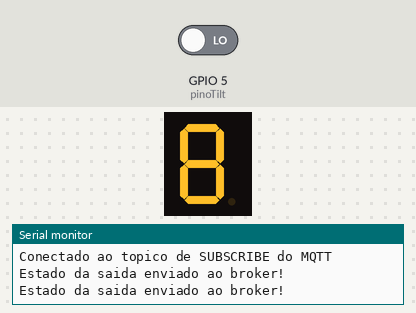
Recording of a sketch running on a simulated ESP8266 (NodeMCU). Shown: 1-digit seven-segment display, the last lines printed to the serial monitor. Wiring (inferred from the names in the program): 1-digit 7-segment display, segments lit when LOW: segments GPIO 12, GPIO 13, GPIO 9, GPIO 8, GPIO 7, GPIO 11, GPIO 10. The test bench sets the inputs (shaded band); at power-on: GPIO 5 (pinoTilt) LOW. WiFi joins after 1.5 s; servers stay silent unless stated; random numbers use the default seed unless the sketch sets one; no MQTT or app messages arrive unless stated; the segment pins are drawn as the display they are named for.

Above: at 2.7 s.
2.8 s: GPIO 5 (pinoTilt) driven HIGH
At 3.65 s:
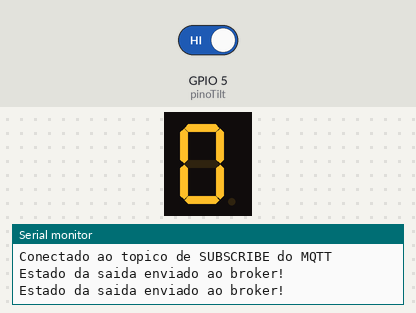
At 7.3 s:
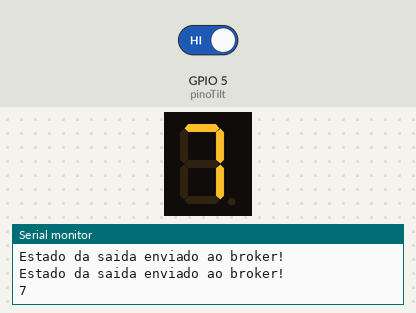
9.8 s: GPIO 5 (pinoTilt) driven LOW
Timing chart, 0 to 12.8 s (numbered marks = the images above; inputs shaded):
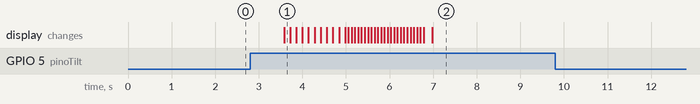

The sketch:

dadoVirtual.ino
```cpp
int segE = 7;
int segD = 8;
int segC = 9;
int segB = 13;
int segA = 12;
int segF = 11;
int segG = 10;

#include <ESP8266WiFi.h>
#include <PubSubClient.h>

#define ID_MQTT  "GancedoAut"

#define TOPICO_SUBSCRIBE "MQTTFlopEnvia"     //tópico MQTT de escuta
#define TOPICO_PUBLISH   "MQTTFlopRecebe"    //tópico MQTT de envio de informações para Broker

// WIFI
const char* SSID = "mateusgancedo5g";
const char* PASSWORD = "gancedo152018";

// MQTT
const char* BROKER_MQTT = "iot.eclipse.org";
int BROKER_PORT = 1883;

WiFiClient espClient;
PubSubClient MQTT(espClient);
char EstadoSaida = '0';

void iniciaWifi();
void iniciaMQTT();
void reconectWiFi();
void mqtt_callback(char* topic, byte* payload, unsigned int length);
void VerificaConexoesWiFIEMQTT(void);

int pinoTilt = 5;

void setup()
{
  pinMode(segE, OUTPUT);
  pinMode(segD, OUTPUT);
  pinMode(segC, OUTPUT);
  pinMode(segB, OUTPUT);
  pinMode(segA, OUTPUT);
  pinMode(segF, OUTPUT);
  pinMode(segG, OUTPUT);
  pinMode(pinoTilt, INPUT);

  iniciaWifi();
  iniciaMQTT();

  Serial.begin(9600);
}

void iniciaWifi()
{
    delay(10);
    Serial.print("Conectando no WiFi");
    Serial.println(SSID);

    reconectWiFi();
}

void iniciaMQTT()
{
    MQTT.setServer(BROKER_MQTT, BROKER_PORT);
    MQTT.setCallback(mqtt_callback);
}

void mqtt_callback(char* topic, byte* payload, unsigned int length)
{
    String msg;

    for(int i = 0; i < length; i++)
    {
       char c = (char)payload[i];
       msg += c;
    }

    if (msg.equals("L"))
    {
        EstadoSaida = '1';
    }

    if (msg.equals("D"))
    {
        EstadoSaida = '0';
    }

}

void reconnectMQTT()
{
    while (!MQTT.connected())
    {
        Serial.print("Conectando ao MQTT: ");
        Serial.println(BROKER_MQTT);
        if (MQTT.connect(ID_MQTT))
        {
            Serial.println("Conectado ao topico de SUBSCRIBE do MQTT");
            MQTT.subscribe(TOPICO_SUBSCRIBE);
        }
        else
        {
            Serial.println("Falha ao reconectar MQTT");
            Serial.println("Tetando reconexão em 1s");
            delay(1000);
        }
    }
}

void reconectWiFi()
{
    if (WiFi.status() == WL_CONNECTED)
        return;

    WiFi.begin(SSID, PASSWORD);

    while (WiFi.status() != WL_CONNECTED)
    {
        delay(100);
    }

    Serial.println();
    Serial.print("Conectado na rede");
    Serial.print(SSID);
    Serial.println("IP:");
    Serial.println(WiFi.localIP());
}

void VerificaConexoesWiFIEMQTT(void)
{
    if (!MQTT.connected())
        reconnectMQTT();

     reconectWiFi();
}

void EnviaEstadoOutputMQTT(void)
{
    if (EstadoSaida == '0')
      MQTT.publish(TOPICO_PUBLISH, "D");

    if (EstadoSaida == '1')
      MQTT.publish(TOPICO_PUBLISH, "L");

    Serial.println("Estado da saida enviado ao broker!");
    delay(1000);
}

void loop()
{

  VerificaConexoesWiFIEMQTT();

  EnviaEstadoOutputMQTT();

  MQTT.loop();

  if(digitalRead(pinoTilt) == HIGH)
  {
    iterarNumeros();
    Serial.println(jogaDado());
    delay(4000);
  }

}

int jogaDado()
{
  roletar();
  int numero = random(0,10);
  switch(numero) // Escolhe um numero aleatorio entre 0 e 9
  {
    case 0 :
    acende0();
    MQTT.publish(TOPICO_PUBLISH, "0");
    break;
    case 1 :
    acende1();
    MQTT.publish(TOPICO_PUBLISH, "1");
    break;
    case 2 :
    acende2();
    MQTT.publish(TOPICO_PUBLISH, "2");
    break;
    case 3 :
    acende3();
    MQTT.publish(TOPICO_PUBLISH, "3");
    break;
    case 4 :
    acende4();
    MQTT.publish(TOPICO_PUBLISH, "4");
    break;
    case 5 :
    acende5();
    MQTT.publish(TOPICO_PUBLISH, "5");
    break;
    case 6 :
    acende6();
    MQTT.publish(TOPICO_PUBLISH, "6");
    break;
    case 7 :
    acende7();
    MQTT.publish(TOPICO_PUBLISH, "7");
    break;
    case 8 :
    acende8();
    MQTT.publish(TOPICO_PUBLISH, "8");
    break;
    case 9 :
    acende9();
    MQTT.publish(TOPICO_PUBLISH, "9");
    break;
  }
  return numero;
}

void roletar()
{
  for(int i = 3; i > 0; i--)
  {
    //F
    digitalWrite(segA, HIGH);
    digitalWrite(segB, HIGH);
    digitalWrite(segC, HIGH);
    digitalWrite(segD, HIGH);
    digitalWrite(segE, HIGH);
    digitalWrite(segF, LOW);
    digitalWrite(segG, HIGH);
    delay(75);
    //A
    digitalWrite(segA, LOW);
    digitalWrite(segB, HIGH);
    digitalWrite(segC, HIGH);
    digitalWrite(segD, HIGH);
    digitalWrite(segE, HIGH);
    digitalWrite(segF, HIGH);
    digitalWrite(segG, HIGH);
    delay(75);
    //B
    digitalWrite(segA, HIGH);
    digitalWrite(segB, LOW);
    digitalWrite(segC, HIGH);
    digitalWrite(segD, HIGH);
    digitalWrite(segE, HIGH);
    digitalWrite(segF, HIGH);
    digitalWrite(segG, HIGH);
    delay(75);
    //G
    digitalWrite(segA, HIGH);
    digitalWrite(segB, HIGH);
    digitalWrite(segC, HIGH);
    digitalWrite(segD, HIGH);
    digitalWrite(segE, HIGH);
    digitalWrite(segF, HIGH);
    digitalWrite(segG, LOW);
    delay(75);
    //E
    digitalWrite(segA, HIGH);
    digitalWrite(segB, HIGH);
    digitalWrite(segC, HIGH);
    digitalWrite(segD, HIGH);
    digitalWrite(segE, LOW);
    digitalWrite(segF, HIGH);
    digitalWrite(segG, HIGH);
    delay(75);
    //D
    digitalWrite(segA, HIGH);
    digitalWrite(segB, HIGH);
    digitalWrite(segC, HIGH);
    digitalWrite(segD, LOW);
    digitalWrite(segE, HIGH);
    digitalWrite(segF, HIGH);
    digitalWrite(segG, HIGH);
    delay(75);
    //C
    digitalWrite(segA, HIGH);
    digitalWrite(segB, HIGH);
    digitalWrite(segC, LOW);
    digitalWrite(segD, HIGH);
    digitalWrite(segE, HIGH);
    digitalWrite(segF, HIGH);
    digitalWrite(segG, HIGH);
    delay(75);
    //G
    digitalWrite(segA, HIGH);
    digitalWrite(segB, HIGH);
    digitalWrite(segC, HIGH);
    digitalWrite(segD, HIGH);
    digitalWrite(segE, HIGH);
    digitalWrite(segF, HIGH);
    digitalWrite(segG, LOW);
    delay(75);
  }
  digitalWrite(segG, HIGH);
  delay(200);
}
void acende0()
{
  digitalWrite(segE, LOW);
  digitalWrite(segD, LOW);
  digitalWrite(segC, LOW);
  digitalWrite(segB, LOW);
  digitalWrite(segA, LOW);
  digitalWrite(segF, LOW);
  digitalWrite(segG, HIGH);
}
void acende1()
{
  digitalWrite(segE, HIGH);
  digitalWrite(segD, HIGH);
  digitalWrite(segC, LOW);
  digitalWrite(segB, LOW);
  digitalWrite(segA, HIGH);
  digitalWrite(segF, HIGH);
  digitalWrite(segG, HIGH);
}
void acende2()
{
  digitalWrite(segE, LOW);
  digitalWrite(segD, LOW);
  digitalWrite(segC, HIGH);
  digitalWrite(segB, LOW);
  digitalWrite(segA, LOW);
  digitalWrite(segF, HIGH);
  digitalWrite(segG, LOW);
}
void acende3()
{
  digitalWrite(segE, HIGH);
  digitalWrite(segD, LOW);
  digitalWrite(segC, LOW);
  digitalWrite(segB, LOW);
  digitalWrite(segA, LOW);
  digitalWrite(segF, HIGH);
  digitalWrite(segG, LOW);
}
void acende4()
{
  digitalWrite(segE, HIGH);
  digitalWrite(segD, HIGH);
  digitalWrite(segC, LOW);
  digitalWrite(segB, LOW);
  digitalWrite(segA, HIGH);
  digitalWrite(segF, LOW);
  digitalWrite(segG, LOW);
}
void acende5()
{
  digitalWrite(segE, HIGH);
  digitalWrite(segD, LOW);
  digitalWrite(segC, LOW);
  digitalWrite(segB, HIGH);
  digitalWrite(segA, LOW);
  digitalWrite(segF, LOW);
  digitalWrite(segG, LOW);
}
void acende6()
{
  digitalWrite(segE, LOW);
  digitalWrite(segD, LOW);
  digitalWrite(segC, LOW);
  digitalWrite(segB, HIGH);
  digitalWrite(segA, LOW);
  digitalWrite(segF, LOW);
  digitalWrite(segG, LOW);
}
void acende7()
{
  digitalWrite(segE, HIGH);
  digitalWrite(segD, HIGH);
  digitalWrite(segC, LOW);
  digitalWrite(segB, LOW);
  digitalWrite(segA, LOW);
  digitalWrite(segF, HIGH);
  digitalWrite(segG, HIGH);
}
void acende8()
{
  digitalWrite(segE, LOW);
  digitalWrite(segD, LOW);
  digitalWrite(segC, LOW);
  digitalWrite(segB, LOW);
  digitalWrite(segA, LOW);
  digitalWrite(segF, LOW);
  digitalWrite(segG, LOW);
}
void acende9()
{
  digitalWrite(segE, HIGH);
  digitalWrite(segD, LOW);
  digitalWrite(segC, LOW);
  digitalWrite(segB, LOW);
  digitalWrite(segA, LOW);
  digitalWrite(segF, LOW);
  digitalWrite(segG, LOW);
}
void iterarNumeros()
{
  acende0();
  delay(140);
  acende1();
  delay(140);
  acende2();
  delay(140);
  acende3();
  delay(140);
  acende4();
  delay(140);
  acende5();
  delay(140);
  acende6();
  delay(140);
  acende7();
  delay(140);
  acende8();
  delay(140);
  acende9();
  delay(140);
}
```

Measured:
- after the input at 2.8 s, the display: changes after 0.78 s (image 1)
